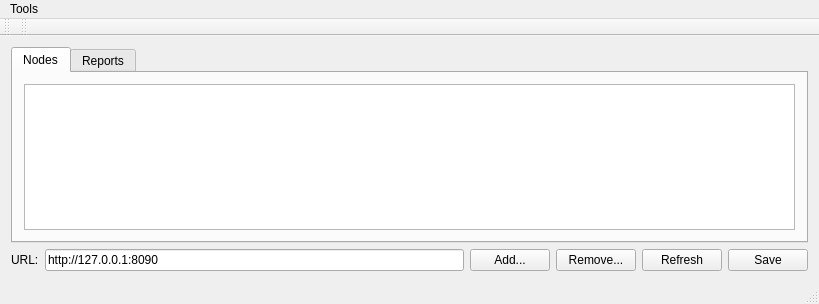
<?xml version="1.0" encoding="UTF-8"?>
<ui version="4.0">
 <class>MainWindow</class>
 <widget class="QMainWindow" name="MainWindow">
  <property name="geometry">
   <rect>
    <x>0</x>
    <y>0</y>
    <width>819</width>
    <height>304</height>
   </rect>
  </property>
  <property name="windowTitle">
   <string>DTNOTron Admin Tool</string>
  </property>
  <widget class="QWidget" name="centralWidget">
   <layout class="QVBoxLayout" name="verticalLayout_3">
    <item>
     <widget class="QTabWidget" name="tabWidget">
      <property name="currentIndex">
       <number>0</number>
      </property>
      <widget class="QWidget" name="NodesTab">
       <attribute name="title">
        <string>Nodes</string>
       </attribute>
       <layout class="QVBoxLayout" name="verticalLayout_2">
        <item>
         <widget class="QTreeView" name="nodeTreeView"/>
        </item>
       </layout>
      </widget>
      <widget class="QWidget" name="ReportsTab">
       <attribute name="title">
        <string>Reports</string>
       </attribute>
       <layout class="QVBoxLayout" name="verticalLayout">
        <item>
         <widget class="QTreeView" name="reportTreeView"/>
        </item>
       </layout>
      </widget>
     </widget>
    </item>
    <item>
     <layout class="QHBoxLayout" name="horizontalLayout_2">
      <item>
       <widget class="QLabel" name="label">
        <property name="text">
         <string>URL:</string>
        </property>
       </widget>
      </item>
      <item>
       <widget class="QLineEdit" name="urlEdit">
        <property name="text">
         <string>http://127.0.0.1:8090</string>
        </property>
       </widget>
      </item>
      <item>
       <widget class="QPushButton" name="addButton">
        <property name="maximumSize">
         <size>
          <width>100</width>
          <height>16777215</height>
         </size>
        </property>
        <property name="text">
         <string>Add...</string>
        </property>
       </widget>
      </item>
      <item>
       <widget class="QPushButton" name="deleteButton">
        <property name="maximumSize">
         <size>
          <width>100</width>
          <height>16777215</height>
         </size>
        </property>
        <property name="text">
         <string>Remove...</string>
        </property>
       </widget>
      </item>
      <item>
       <widget class="QPushButton" name="refreshButton">
        <property name="text">
         <string>Refresh</string>
        </property>
       </widget>
      </item>
      <item>
       <widget class="QPushButton" name="saveButton">
        <property name="text">
         <string>Save</string>
        </property>
       </widget>
      </item>
     </layout>
    </item>
   </layout>
  </widget>
  <widget class="QMenuBar" name="menuBar">
   <property name="geometry">
    <rect>
     <x>0</x>
     <y>0</y>
     <width>819</width>
     <height>27</height>
    </rect>
   </property>
   <widget class="QMenu" name="menuTools">
    <property name="title">
     <string>Tools</string>
    </property>
    <addaction name="actionRefresh"/>
   </widget>
   <addaction name="menuTools"/>
  </widget>
  <widget class="QToolBar" name="mainToolBar">
   <attribute name="toolBarArea">
    <enum>TopToolBarArea</enum>
   </attribute>
   <attribute name="toolBarBreak">
    <bool>false</bool>
   </attribute>
  </widget>
  <widget class="QStatusBar" name="statusBar"/>
  <widget class="QToolBar" name="toolBar">
   <property name="windowTitle">
    <string>toolBar</string>
   </property>
   <attribute name="toolBarArea">
    <enum>TopToolBarArea</enum>
   </attribute>
   <attribute name="toolBarBreak">
    <bool>false</bool>
   </attribute>
  </widget>
  <action name="actionConnect">
   <property name="text">
    <string>Connect</string>
   </property>
  </action>
  <action name="actionDisconnect">
   <property name="text">
    <string>Disconnect</string>
   </property>
  </action>
  <action name="actionRefresh">
   <property name="text">
    <string>Refresh</string>
   </property>
   <property name="shortcut">
    <string>F5</string>
   </property>
  </action>
 </widget>
 <layoutdefault spacing="6" margin="11"/>
 <resources/>
 <connections/>
</ui>
